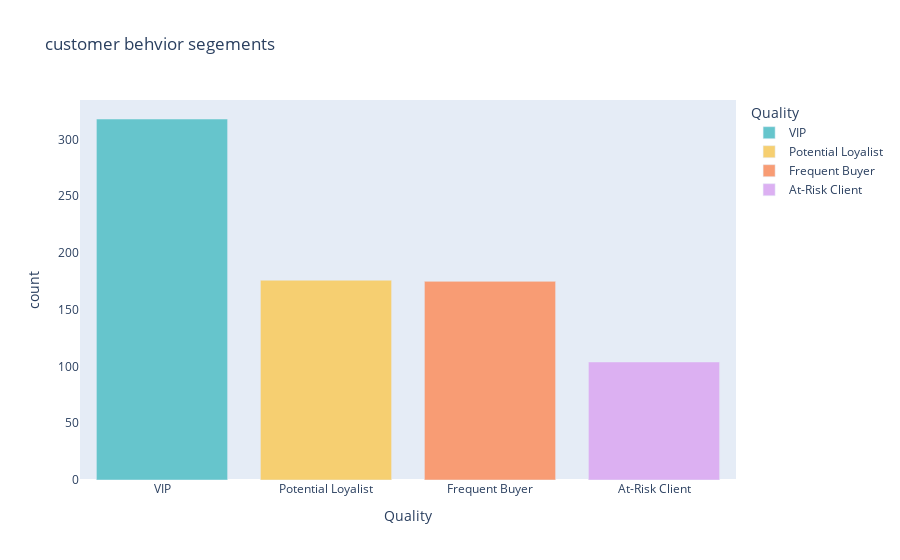

Source (notebook cell):
### Code cell
fig = px.bar(Quality_count,
             x='Quality',
             y='count',
             color = 'Quality',
             title= 'customer behvior segements',
             labels='number of client ,behavior segment',
             color_discrete_sequence = px.colors.qualitative.Pastel
             
             )
fig.update_layout(
    xaxis = dict(showgrid=False),
    yaxis = dict(showgrid=False)
)


fig.show()

### Figure 1 — Plotly figure (JSON) as saved in the notebook; plotly's stock layout.template omitted (floating-point values rounded to 4 significant figures)
{"data": [{"alignmentgroup": "True", "hovertemplate": "Quality=%{x}<br>count=%{y}<extra></extra>", "legendgroup": "VIP", "marker": {"color": "rgb(102, 197, 204)", "pattern": {"shape": ""}}, "name": "VIP", "offsetgroup": "VIP", "orientation": "v", "showlegend": true, "textposition": "auto", "type": "bar", "x": ["VIP"], "xaxis": "x", "y": [318], "yaxis": "y"}, {"alignmentgroup": "True", "hovertemplate": "Quality=%{x}<br>count=%{y}<extra></extra>", "legendgroup": "Potential Loyalist", "marker": {"color": "rgb(246, 207, 113)", "pattern": {"shape": ""}}, "name": "Potential Loyalist", "offsetgroup": "Potential Loyalist", "orientation": "v", "showlegend": true, "textposition": "auto", "type": "bar", "x": ["Potential Loyalist"], "xaxis": "x", "y": [176], "yaxis": "y"}, {"alignmentgroup": "True", "hovertemplate": "Quality=%{x}<br>count=%{y}<extra></extra>", "legendgroup": "Frequent Buyer", "marker": {"color": "rgb(248, 156, 116)", "pattern": {"shape": ""}}, "name": "Frequent Buyer", "offsetgroup": "Frequent Buyer", "orientation": "v", "showlegend": true, "textposition": "auto", "type": "bar", "x": ["Frequent Buyer"], "xaxis": "x", "y": [175], "yaxis": "y"}, {"alignmentgroup": "True", "hovertemplate": "Quality=%{x}<br>count=%{y}<extra></extra>", "legendgroup": "At-Risk Client", "marker": {"color": "rgb(220, 176, 242)", "pattern": {"shape": ""}}, "name": "At-Risk Client", "offsetgroup": "At-Risk Client", "orientation": "v", "showlegend": true, "textposition": "auto", "type": "bar", "x": ["At-Risk Client"], "xaxis": "x", "y": [104], "yaxis": "y"}], "layout": {"barmode": "relative", "legend": {"title": {"text": "Quality"}, "tracegroupgap": 0}, "title": {"text": "customer behvior segements"}, "xaxis": {"anchor": "y", "categoryarray": ["VIP", "Potential Loyalist", "Frequent Buyer", "At-Risk Client"], "categoryorder": "array", "domain": [0, 1], "showgrid": false, "title": {"text": "Quality"}}, "yaxis": {"anchor": "x", "domain": [0, 1], "showgrid": false, "title": {"text": "count"}}}}
